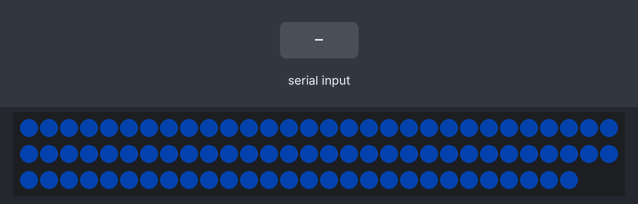
The program below on a simulated Arduino Uno, built with avr-gcc and run on an emulated ATmega328P. On the bench: 88 RGB LEDs in strip order, left to right, continuing on the next row. Inputs (shaded band) come from the test bench. Dim RGB values are drawn brighter than linear; colours are those a GRB WS2812 strip shows for the declared byte order; what the program prints to the serial monitor is not drawn.

Above: at 1.2 s.

The program:

main.cpp
```cpp
#include "FastLED.h"
#include <EEPROM.h>
#include <ArduinoJson.h>


// How many leds in your strip?
#define NUM_LEDS 88

// For led chips like Neopixels, which have a data line, ground, and power, you just
// need to define DATA_PIN.  For led chipsets that are SPI based (four wires - data, clock,
// ground, and power), like the LPD8806, define both DATA_PIN and CLOCK_PIN
#define DATA_PIN 5
#define CLOCK_PIN 13


#define LED_TYPE    WS2812 // Any LEDS's that FastLED supports.
#define COLOR_ORDER BRG // LED Order (If your colors are wrong, flip this around.)

#define DEBUG true //

// Define the array of leds
CRGB leds[NUM_LEDS];

// Setup some settings we will use elsewhere
String incomingString = String("");   // for incoming serial data

// setup data type for color
struct color_t {
  int red;
  int green;
  int blue;
};

// setup settings structure
struct setting_t {
  color_t color;
  String mode;
} settings;


// Do some setup.
void setup() {
  Serial.setTimeout(250); // Set Serial timeout (increase for slower Arduino's)
  Serial.begin(19200); // Set Baud Rate (reduce for slower Arduino's.)

  // setup defaults for settings.
  settings.color = {10, 100, 255};
  settings.mode = "solid";

  LEDS.addLeds<LED_TYPE, DATA_PIN, COLOR_ORDER>(leds, NUM_LEDS);
  LEDS.setBrightness(50);
  Serial.println("Ready");
}


void setColor(String json)
{
    DynamicJsonBuffer jsonBuffer;
    JsonObject& root = jsonBuffer.parseObject(json);
    if (!root.success()){
      Serial.println("parseObject() failed");
      return;
    }
    settings.color = {root["r"], root["g"], root["b"]};
}

/**
* Parses serial input and sets modes to appropriate things.
*/
void parseSerial(String input) {

  if (input.indexOf('mode') > -1) {
    input.trim(); // removes whitespace
    input.remove(0, 5); // removes 'mode'
    settings.mode = input;
  } else {
    settings.mode = settings.mode;
  }

  if (input.indexOf('color') > -1) {
    input.trim(); //removes whitespace
    input.remove(0, 6);
    setColor(input);
  }
}

void readSerial() {
  if (Serial.available() > 0) {
    // read the incoming byte:
    incomingString = Serial.readString();
    // say what you got:
    Serial.print("I received: ");
    Serial.println(incomingString);
    parseSerial(incomingString);
  }
}

void solidColor() {
  // Set all LED's the same color.
  for (int i = 0; i < NUM_LEDS; i++) {
          leds[i] = CRGB(settings.color.red, settings.color.blue, settings.color.green);
  }

  FastLED.show();
  delay(200);
}

void solidRainbow() {
  static uint8_t hue = 0;
  // For each LED
  for(int i = 0; i < NUM_LEDS; i++) {
    // Set the i'th led to hue
    leds[i] = CHSV(hue, 255, 255);
  }
  // Show the leds
  FastLED.show();
  // Change hue
  hue++;
  // Wait a little bit before we loop around and do it again
  delay(20);
}

void fadeall() { // Fades LED's over time.
  for(int i = 0; i < NUM_LEDS; i++) {
    leds[i].nscale8(250);
  }
}

void circleColor() {
  for(int i = 0; i < NUM_LEDS; i++) {
    // Set the i'th led to COLOR
    leds[i] = CRGB(settings.color.red, settings.color.blue, settings.color.green);
    // Show the leds
    FastLED.show();
    // now that we've shown the leds, reset the i'th led to black
    // leds[i] = CRGB::Black;
    fadeall();
    // Wait a little bit before we loop around and do it again
    delay(10);
  }
}

void circleRainbow() {
  static uint8_t hue = 0;
  // First slide the led in one direction
  for(int i = 0; i < NUM_LEDS; i++) {
    // Set the i'th led to red
    leds[i] = CHSV(hue++, 255, 255);
    // Show the leds
    FastLED.show();
    // now that we've shown the leds, reset the i'th led to black
    // leds[i] = CRGB::Black;
    fadeall();
    // Wait a little bit before we loop around and do it again
    delay(10);
  }
}

void loop() {
  readSerial();

  if (settings.mode.equals("solid")) {
    solidColor();
  }

  if (settings.mode.equals("solidrainbow")) {
    solidRainbow();
  }

  if (settings.mode.equals("circle")) {
    circleColor();
  }

  if(settings.mode.equals("rainbow")) {
    circleRainbow();
  }

  if (DEBUG) {
    Serial.print("current mode is: ");
    Serial.println(settings.mode);
  }
}
```
